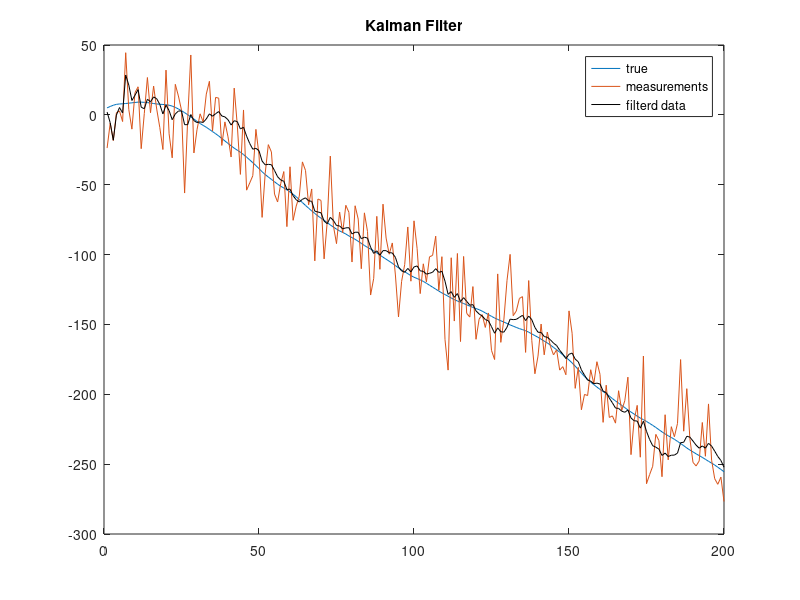
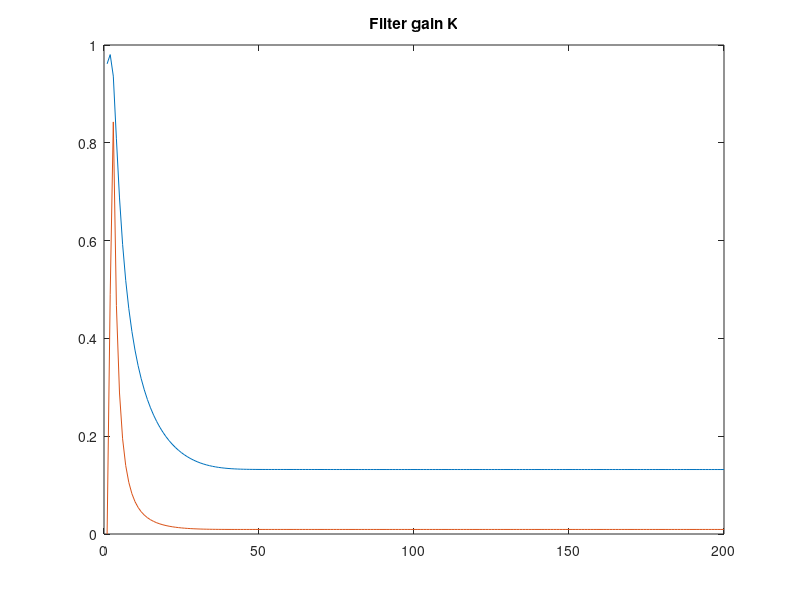
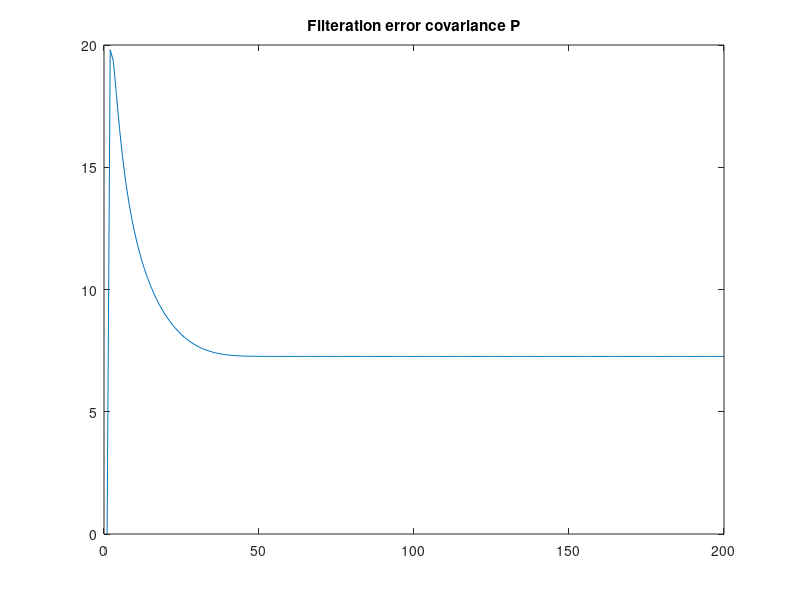
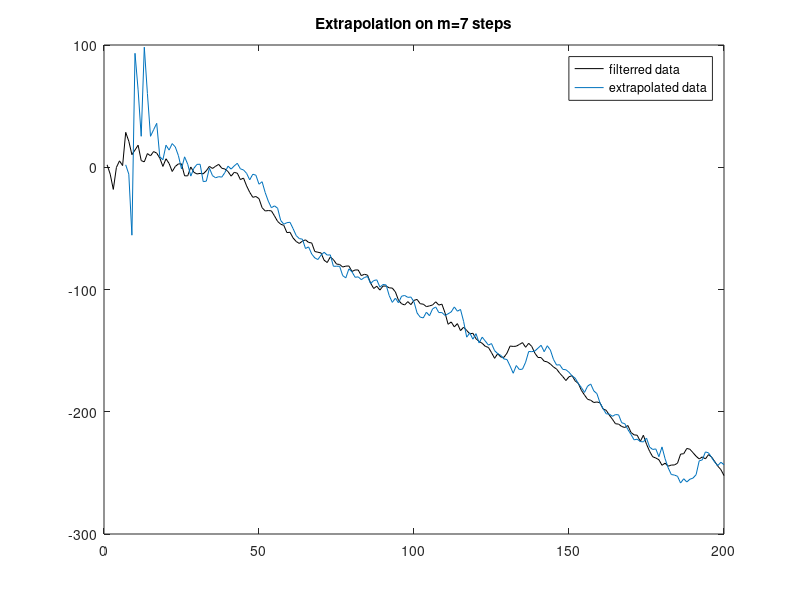

These charts were generated, in order, by the following MATLAB code:

clc; clear; close all;

N=200;              % size of the array
x = zeros(N,1);     % real data for position
V = zeros(N,1);     % real data for velocity
a = zeros(N,1);     % noise
z = zeros(N,1);     % measurements
s_alpha = 0.2^2;    % sigma_w^2
s_eta = 20^2;

x(1) = 5;           % initial position
V(1) = 1;           % initial velocity
a(1) = normrnd(0,sqrt(s_eta));
z(1) = x(1) + a(1);
T = 1;              % time step

for i = 2:N
    a(i) = normrnd(0,sqrt(s_alpha));
    x(i) = x(i-1) + V(i-1)*T + a(i)*T^2 /2; 
    V(i) = V(i-1) + a(i)*T;  
    z(i) = x(i) + normrnd(0,sqrt(s_eta));
end


phi = [1 T;0 1];    % transition matrix that relates Xi to Xi-1
G = [T^2/2;T];      % input matrix, that determines how random acceleration ?? affects state vector
H = [1 0];          % observation matrix
Q = G*G'*s_alpha;
K = zeros(N,2);


I = eye(2);
R = s_eta;

X = zeros(N,2);          % state vector, that describes full state of the system
x_extrapolated = zeros(N-6,1);
X(1,:)=[2,0];       % Initial filtered estimate
P = [10000 0; 0 10000];   % Initial filtration error covariance matrix
P_vec = zeros(N,1);
K(1,:) = (P*H'*(H*P*H'+R)^-1)';

% kalman filter
for i = 2:N
    % prediction
        X_predicted = phi * X(i-1,:)';
        P = phi*P*phi' + Q;
    % estimation
        X(i,:) = X_predicted + K(i-1,:)'*(z(i)- H*X_predicted);
        K_updated = P*H'*(H*P*H'+R)^-1
        P = (I - K_updated*H)*P;
    % extrapolation
        if i >= 7
            x1 = phi^6 * X(i-6,:)'
            x_extrapolated(i-6)=x1(1);
        end
        
P_vec(i)=sqrt(P(1,1));        
K(i,:) = K_updated;

end

figure(1)
plot(x); hold on
plot(z); hold on
plot(X(:,1),'k')
legend('true','measurements','filterd data')
title ('Kalman Filter')

figure(2)
plot(K)
title('Filter gain K')

figure(3)
plot(P_vec)
title('Filteration error covariance P')

figure(4)
plot(X(:,1),'k'); hold on
plot(7:N,x_extrapolated)
title('Extrapolation on m=7 steps')
legend('filterred data','extrapolated data')



